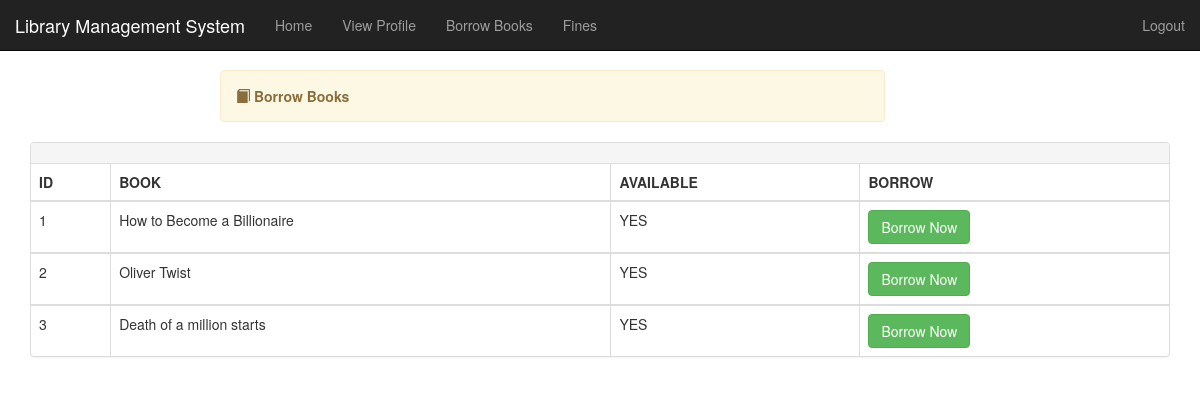
The app's page /borrow-student.php with its own data.
### tables this page shows
CREATE TABLE IF NOT EXISTS `books` (
  `bookId` int(11) NOT NULL AUTO_INCREMENT,
  `bookTitle` varchar(150) NOT NULL,
  `author` varchar(60) NOT NULL,
  `ISBN` varchar(30) NOT NULL,
  `bookCopies` varchar(10) NOT NULL,
  `publisherName` varchar(60) NOT NULL,
  `available` varchar(10) NOT NULL,
  `categories` varchar(30) NOT NULL,
  `callNumber` varchar(30) NOT NULL,
  PRIMARY KEY (`bookId`)
);

### borrow-student.php (the view, shortened to what this page needs)
<?php
include "includes/header.php";
?>
<div class="container">
    <?php include "includes/nav2.php"; ?>
	<div class="alert alert-warning col-lg-7 col-md-12 col-sm-12 col-xs-12 col-lg-offset-2 col-md-offset-0 col-sm-offset-1 col-xs-offset-0" style="margin-top:70px">
		<span class="glyphicon glyphicon-book"></span>
	    <strong>Borrow Books</strong>
	</div>
	</div>
	<div class="container">
		<div class="panel panel-default">
		  <div class="panel-heading">
		  </div>
		  <table class="table table-bordered">
		         <tr>
					<th>ID</th>
					<th>BOOK</th>
					<th>AVAILABLE</th>
					<th>BORROW</th>
				  </tr>
					 <?php
					$sql = "SELECT * FROM books";
					$query = mysqli_query($conn, $sql);
					$counter = 1;
						while($row = mysqli_fetch_array($query)){
							?>
							<tbody>
							<tr>
							<td><?php echo $counter++; ?></td>
							<td><?php echo $row['bookTitle'];?></td>
							<td><?php echo $row['available']; ?></td>
							<td><a href="lend-student.php" id="show" class="show-in"><button class="btn btn-success">Borrow Now
							</button>
							</a></td>
							</tr>
							</tbody>
							<?php }
					 ?>
					 </table>
	  </div>
	</div>
</body>
</html>

### css/style.css (style rules this page uses)
body { overflow-x: hidden; }
.alert { margin-top: 40px; }

### records on screen
books: bookTitle "How to Become a Billionaire", available "YES"
books: bookTitle "Oliver Twist", available "YES"
books: bookTitle "Death of a million starts", available "YES"
